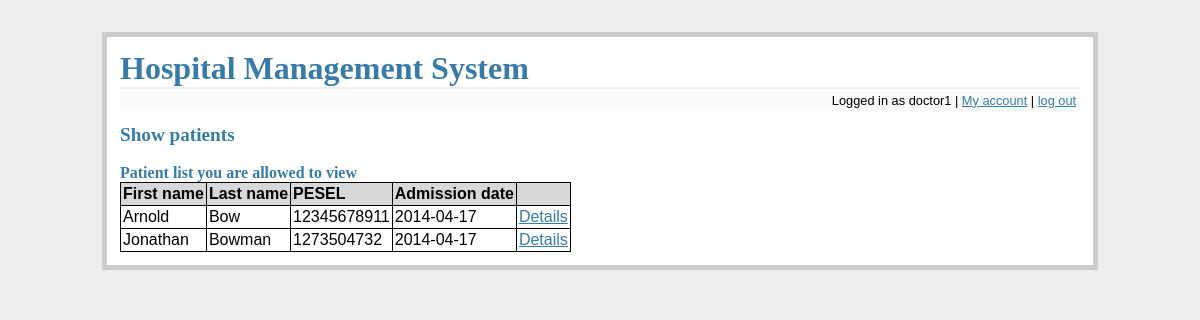
The app's page /show_patients (signed in), older data.
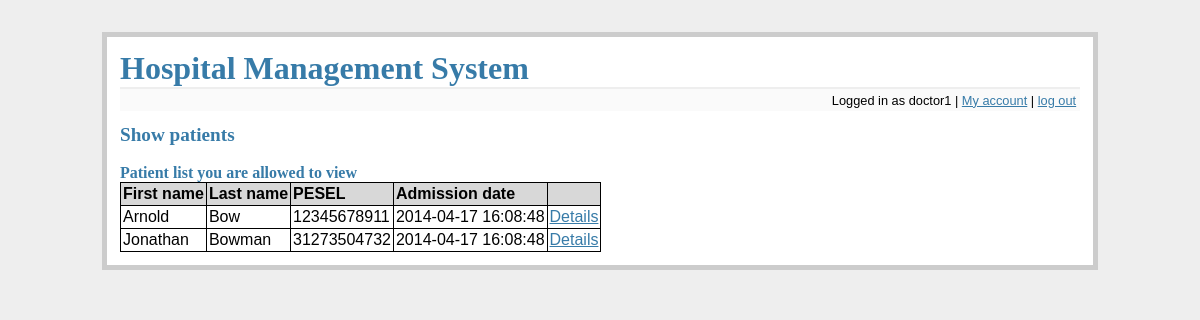
The same page, newer data.
### tables this page shows
CREATE TABLE patients (
    pesel integer primary key,
    fname text not null,
    lname text not null
);

CREATE TABLE files (
    id integer primary key autoincrement,
    patient_pesel integer not null,
    admission_d datetime not null,
    discharge_d datetime,
    foreign key(patient_pesel) references patients(pesel)
);

### flaskr.py (the view)
@app.route('/show_patients', methods=['GET'])
def show_patients():
    error = None
    db = get_db()
    position = get_position(db, session['username'])
    if 'logged_in' not in session or not session['logged_in'] or position not in ['Admin', 'Head physician', 'Doctor', 'Nurse']:
        flash('You do not have rights to access this part of website')
        return redirect(url_for('main_screen'))
    if position in ['Admin', 'Head physician']:
        cur = db.execute('select p.fname, p.lname, p.pesel, f.admission_d from files f join patients p on f.patient_pesel = p.pesel where f.discharge_d is null')
        patients = cur.fetchall()
    else:
        patients = get_patients_allowed(db, session['username'])
    return render_template('show_patients.html', patients=patients)

### flaskr.py (called while the page is built)
def connect_db():
    rv = sqlite3.connect(app.config['DATABASE'])
    rv.row_factory = sqlite3.Row
    return rv

def get_db():
    if not hasattr(g, 'sqlite_db'):
        g.sqlite_db = connect_db()
    return g.sqlite_db

### tools.py (called while the page is built)
def get_position(db, user):
    cur = db.execute('select p.name from employees as e join positions as p on e.position_id = p.id where e.login = ?', [user])
    res = cur.fetchone()
    return res[0] if res else None

def get_patients_allowed(db, username):
    cur = db.execute('select p.fname, p.lname, p.pesel, f.admission_d from patients p join files f on p.pesel = f.patient_pesel join assignments a on a.fil_id = f.id join employees e on e.id = a.employee_id where e.login = ? and f.discharge_d is null', [username])
    return cur.fetchall()

### templates/show_patients.html
{% extends "layout.html" %}
{% block body %}
    <h2>Show patients</h2>
  <br/>
  <h3>Patient list you are allowed to view</h3>
  <table class=dbtable>
  <tr><td>First name<td>Last name<td>PESEL<td>Admission date<td>&nbsp;
  {% for row in patients %}
  <tr>
      {% for d in row %}
          <td>{{ d }}
      {% endfor %}
      <td><a href="{{ url_for('patient_details', patient=row[2]) }}">Details
  </tr>
  {% endfor %}
  </table>
{% endblock %}

### templates/layout.html (shortened to what this page needs)
<!doctype html>
<link rel=stylesheet type=text/css href="{{ url_for('static', filename='style.css') }}">
<div class=page>
  <h1><a href="{{ url_for('main_screen') }}" class=simplelnk>Hospital Management System</a></h1>
  <div class=metanav>
  {% if not session.logged_in %}
    <span><a href="{{ url_for('login') }}">log in</a></span>
  {% else %}
    <span>Logged in as {{ session.username }} | <a href="{{ url_for('my_account') }}">My account</a> | <a href="{{ url_for('logout') }}">log out</a></span>
  {% endif %}
  </div>
  {% block body %}{% endblock %}
</div>

### static/style.css (style rules this page uses)
a, h1, h2, h3 { color: #377ba8; }
h1, h2, h3 { font-family: 'Georgia', serif; margin: 0; }
h1 { border-bottom: 2px solid #eee; }
h2 { font-size: 1.2em; }
h3 { font-size: 1em; }
.page { margin: 2em auto; width: 60em; border: 5px solid #ccc; padding: 0.8em; background: white; }
.metanav { text-align: right; font-size: 0.8em; padding: 0.3em; margin-bottom: 1em; background: #fafafa; }
.simplelnk { text-decoration: none; font-weight: bold }
table, table tr, table td { border-spacing: 0px; border: 1px solid black; border-collapse: collapse; }
table td { padding: 2px; }
table.dbtable tr:first-child { background-color: #D8D8D8; font-weight: bold; }

Row changes from the older to the newer data that the page shows:
removed patients: fname "Jonathan", lname "Bowman", pesel "1273504732", shown under files (number 2 of 2 on the later page)
changed files (number 1 of 2 on the later page): admission_d "2014-04-17" → "2014-04-17 16:08:48"
changed files (number 2 of 2 on the later page): admission_d "2014-04-17" → "2014-04-17 16:08:48"
added patients: fname "Jonathan", lname "Bowman", pesel "31273504732", shown under files (number 2 of 2 on the later page)
